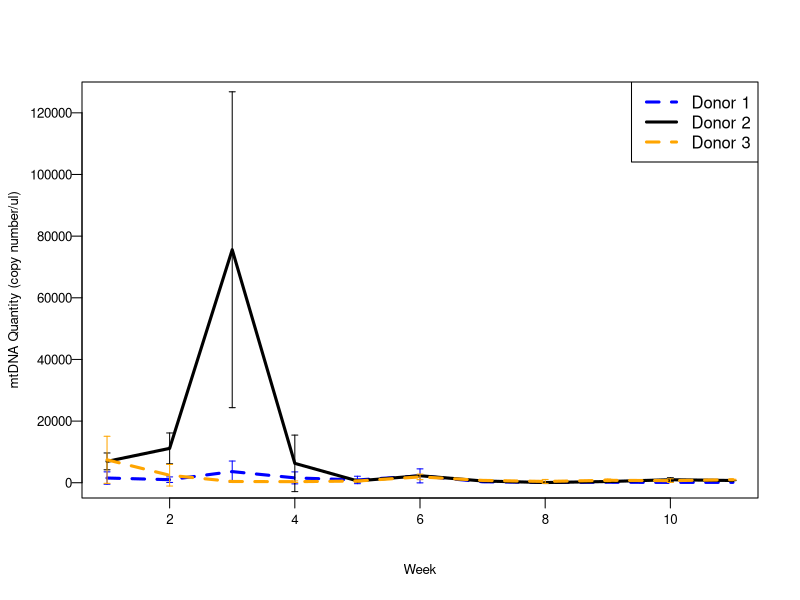

Write R code to recreate this figure.
#line graphs for mitochondrial DNA 
#***************************************

library(dplyr)

df <- read.csv("mitoDNA_quantity.csv")

Donor1 <-filter(df,donor_id == "Donor1")
Donor2 <-filter(df,donor_id == "Donor2")
Donor3 <-filter(df,donor_id == "Donor3")
Time <-c(1,2,3,4,5,6,7,8,9,10,11)

#mtDNA quantity Composite ling graph
pdf("mitoDNA_Composite.pdf", width =11,height=6)
plot(1, type="n", xlim=c(1,11), ylim=c(50,125000), ylab="mtDNA Quantity (copy number/ul)",las=1, cex.axis=0.8, cex.lab=0.8, xlab = "Week", main= "", mgp = c(3,0.5,0), col="white")
# points and line for samples 
Quant1 <-as.vector(tapply(Donor1$quantity_mtDNA, INDEX=Donor1$week, FUN=mean, simplify = TRUE), mode="numeric")
lines (Time, Quant1,lty=2, lwd=3, col="blue")
errorbarsQuant1 <- as.vector(tapply(Donor1$quantity_mtDNA, INDEX=Donor1$week, FUN=sd, simplify = TRUE), mode="numeric")
arrows (Time, Quant1, Time, Quant1 + errorbarsQuant1, length=0.03, angle=90, col="blue")
arrows (Time, Quant1, Time, Quant1 - errorbarsQuant1, length=0.03, angle=90,col="blue")
Quant2 <-as.vector(tapply(Donor2$quantity_mtDNA, INDEX=Donor2$week, FUN=mean, simplify = TRUE), mode="numeric")
lines (Time, Quant2,lty=1, lwd=3, col="black")
errorbarsQuant2 <- as.vector(tapply(Donor2$quantity_mtDNA, INDEX=Donor2$week, FUN=sd, simplify = TRUE), mode="numeric")
arrows (Time, Quant2, Time, Quant2 + errorbarsQuant2, length=0.03, angle=90, col="black")
arrows (Time, Quant2, Time, Quant2 - errorbarsQuant2, length=0.03, angle=90,col="black")
Quant3 <-as.vector(tapply(Donor3$quantity_mtDNA, INDEX=Donor3$week, FUN=mean, simplify = TRUE), mode="numeric")
lines (Time, Quant3,lty=2, lwd=3, col="orange")
errorbarsQuant3 <- as.vector(tapply(Donor3$quantity_mtDNA, INDEX=Donor3$week, FUN=sd, simplify = TRUE), mode="numeric")
arrows (Time, Quant3, Time, Quant3 + errorbarsQuant3, length=0.03, angle=90, col="orange")
arrows (Time, Quant3, Time, Quant3 - errorbarsQuant3, length=0.03, angle=90,col="orange")
legend("topright", legend=c("Donor 1", "Donor 2", "Donor 3"),
       col=c("blue", "black", "orange"), lty=2:1,lwd=3, cex=1)
dev.off()